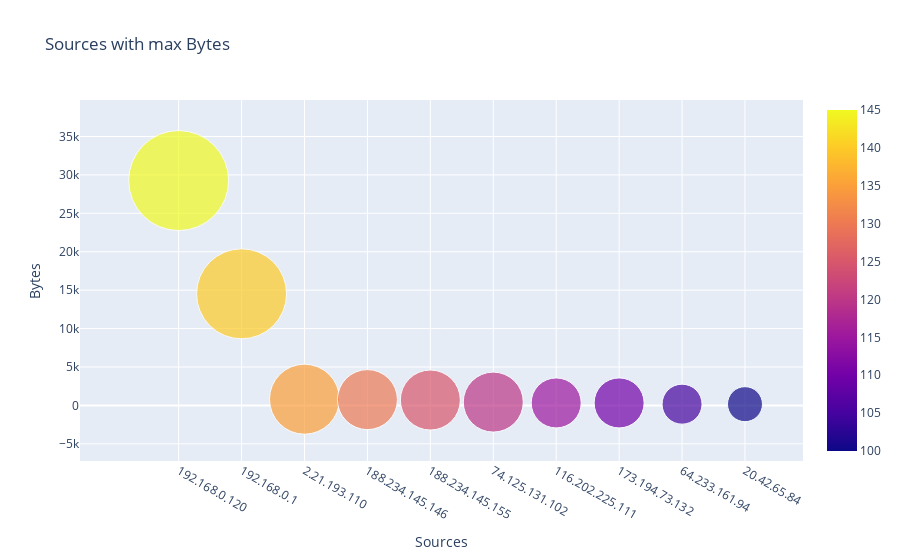

Notebook code for this chart:
### Code cell
fig = go.Figure([go.Scatter(
    x=sum_bytes['Destination'][0:10],
    y=sum_bytes['Bytes'][0:10],
    mode='markers',
    marker=dict(
        color=[145, 140, 135, 130, 125, 120,115,110,105,100],
        size=[100, 90, 70, 60, 60, 60,50,50,40,35],
        showscale=True
        )
)])
fig.update_layout(
    title='Sources with max Bytes',
    xaxis_title="Sources",
    yaxis_title="Bytes",
)
fig.show()

### Figure 1 — Plotly figure (JSON) as saved in the notebook; plotly's stock layout.template omitted (floating-point values rounded to 4 significant figures)
{"data": [{"marker": {"color": [145, 140, 135, 130, 125, 120, 115, 110, 105, 100], "showscale": true, "size": [100, 90, 70, 60, 60, 60, 50, 50, 40, 35]}, "mode": "markers", "type": "scatter", "x": ["192.168.0.120", "192.168.0.1", "2.21.193.110", "188.234.145.146", "188.234.145.155", "74.125.131.102", "116.202.225.111", "173.194.73.132", "64.233.161.94", "20.42.65.84"], "y": [29267, 14526, 810, 756, 702, 432, 326, 324, 164, 162]}], "layout": {"title": {"text": "Sources with max Bytes"}, "xaxis": {"title": {"text": "Sources"}}, "yaxis": {"title": {"text": "Bytes"}}}}
